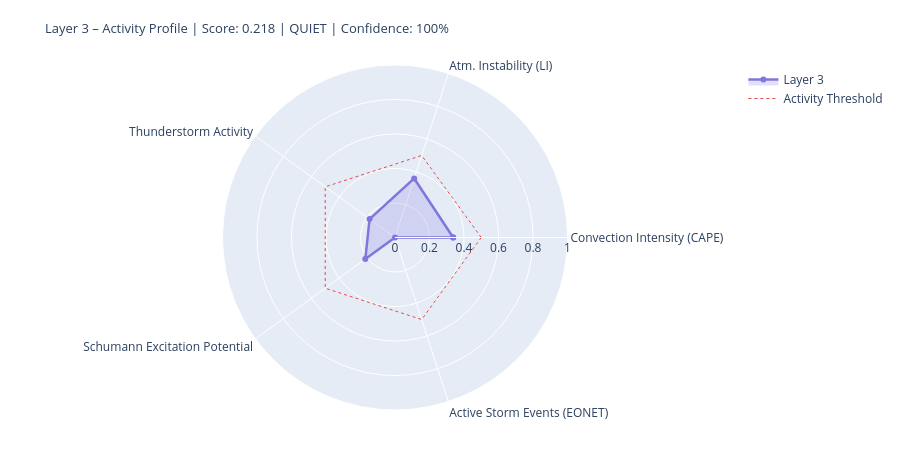

Notebook code cell kept with this figure:
### Markdown cell above
---
## 4. State Assessment & Handoff to Layer 4/5

### Code cell
# ============================================================
# LAYER-3-SCORE
# Five dynamic components
# ============================================================

def norm(v, lo, hi):
    if v is None or (isinstance(v, float) and math.isnan(v)): return None
    return round(max(0.0, min(1.0, (v - lo) / (hi - lo))), 4)

# --- 1) Convection intensity (global CAPE mean) ---
cape_mean = df_atm['cape'].dropna().mean() if not df_atm.empty else None
conv_score = norm(cape_mean, 0, 3000)
conv_src   = 'primary' if cape_mean is not None else 'missing'

# --- 2) Atmospheric instability (LI mean) ---
li_mean   = df_atm['li'].dropna().mean() if not df_atm.empty else None
# Negative LI = unstable → higher score
instab_score = norm(-li_mean if li_mean is not None else None, -6, 6)
instab_src   = 'primary' if li_mean is not None else 'missing'

# --- 3) Thunderstorm activity (mean thunder score + WMO count) ---
thunder_mean = df_atm['thunder_score'].mean() if not df_atm.empty else None
n_thunder    = int(df_atm['thunderstorm'].sum()) if not df_atm.empty else 0
thunder_score_val = norm(
    (thunder_mean or 0) * 0.7 + n_thunder * 0.1, 0, 1.0
) if thunder_mean is not None else None
thunder_src = 'primary'

# --- 4) Schumann excitation potential (weighted Schumann contribution) ---
schumann_pot = df_atm['schumann_contribution'].mean() if not df_atm.empty else None
# Boosted by Layer-2 thunderstorm trigger
if schumann_pot is not None and l2_thunder:
    schumann_pot = min(1.0, schumann_pot * 1.2)
schumann_score = norm(schumann_pot, 0, 1.0) if schumann_pot is not None else None
schumann_src   = 'derived'

# --- 5) Storm activity (NASA EONET) ---
# Distinction: None = data not loaded, 0.0 = loaded but no events
storm_score = None
storm_src   = 'missing'
if raw.get('storms') is not None:          # API reached successfully
    storm_score = norm(len(storm_events), 0, 30) if storm_events else 0.0
    storm_src   = 'primary'

# X-Ray and Kp: context only, not in dynamic score
# (X-Ray = Layer-0/4 driver; Kp = geomagnetic index, not a lightning proxy)
xray_context = None
if raw.get('xray'):
    df_xc = pd.DataFrame(raw['xray'])
    fc = next((c for c in df_xc.columns
               if any(k in c.lower() for k in ['flux','long']) and 'time' not in c.lower()),
              df_xc.columns[1])
    df_xc[fc] = pd.to_numeric(df_xc[fc], errors='coerce')
    xray_last = df_xc[fc].dropna().iloc[-1] if not df_xc[fc].dropna().empty else None
    if xray_last:
        xray_class = ('X' if xray_last>=1e-4 else 'M' if xray_last>=1e-5
                      else 'C' if xray_last>=1e-6 else 'B')
        xray_context = {'flux': float(xray_last), 'class': xray_class}
        print(f'X-Ray context: {xray_class}-class ({xray_last:.2e} W/m²)')

# --- Aggregate ---
COMPONENTS = {
    'Convection Intensity (CAPE)':  {'score': conv_score,       'source': conv_src,    'dynamic': True},
    'Atm. Instability (LI)':         {'score': instab_score,     'source': instab_src,  'dynamic': True},
    'Thunderstorm Activity':              {'score': thunder_score_val, 'source': thunder_src, 'dynamic': True},
    'Schumann Excitation Potential':   {'score': schumann_score,   'source': schumann_src,'dynamic': True},
    'Active Storm Events (EONET)': {'score': storm_score,      'source': storm_src,   'dynamic': True},
}

available   = {k: v['score'] for k, v in COMPONENTS.items() if v['score'] is not None}
unavailable = [k for k, v in COMPONENTS.items() if v['score'] is None]
layer3_score = round(sum(available.values()) / len(available), 4) if available else None
confidence   = round(len(available) / len(COMPONENTS), 2)
level = ('unknown' if layer3_score is None
         else 'quiet'   if layer3_score < 0.3
         else 'moderate' if layer3_score < 0.6
         else 'active')
dominant_l3 = max(available, key=available.get) if available else 'none'

# --- Ausgabe ---
W = 68
print('=' * W)
print('LAYER 3 – ATMOSPHERE / WEATHER / THUNDERSTORMS – STATE ASSESSMENT')
print('=' * W)
for name, comp in COMPONENTS.items():
    s = comp['score']
    if s is not None:
        bar = '█' * int(s * 20) + '░' * (20 - int(s * 20))
        print(f'  {name:<36} {bar}  {s:.3f}  [{comp["source"]}]')
    else:
        print(f'  {name:<36} {"─" * 20}  n/a   [missing]')
print('-' * W)
print(f'  Score:        {layer3_score:.3f}  ({len(available)}/{len(COMPONENTS)} components)')
print(f'  Confidence:   {confidence:.0%}')
print(f'  Level:        {level.upper()}')
print(f'  Dominant:     {dominant_l3}')
print(f'  CAPE mean:    {cape_mean:.0f} J/kg' if cape_mean else '  CAPE mean:    n/a')
print(f'  LI mean:      {li_mean:.1f} K' if li_mean is not None else '  LI mean:      n/a')
print(f'  Thunderstorms:{n_thunder} points (WMO)  +  {len(storm_events)} NASA EONET')
print('=' * W)

# Radar
cats   = list(available.keys())
vals_r = list(available.values())
if len(cats) >= 3:
    fig = go.Figure()
    fig.add_trace(go.Scatterpolar(
        r=vals_r + [vals_r[0]], theta=cats + [cats[0]],
        fill='toself', fillcolor='rgba(127,119,221,0.22)',
        line=dict(color='#7F77DD', width=2.5), name='Layer 3'
    ))
    fig.add_trace(go.Scatterpolar(
        r=[0.5] * (len(cats)+1), theta=cats + [cats[0]],
        line=dict(color='#E24B4A', dash='dot', width=1),
        mode='lines', name='Activity Threshold'
    ))
    fig.update_layout(
        title=dict(
            text=f'Layer 3 – Activity Profile | Score: {layer3_score:.3f} | {level.upper()} | Confidence: {confidence:.0%}',
            font=dict(size=13)
        ),
        polar=dict(radialaxis=dict(visible=True, range=[0, 1])),
        height=450, showlegend=True,
        margin=dict(l=60, r=60, t=65, b=40)
    )
    fig.show()

### Figure 1 — Plotly figure (JSON) as saved in the notebook; plotly's stock layout.template omitted (floating-point values rounded to 4 significant figures)
{"data": [{"fill": "toself", "fillcolor": "rgba(127,119,221,0.22)", "line": {"color": "#7F77DD", "width": 2.5}, "name": "Layer 3", "r": [0.3373, 0.36, 0.1821, 0.2128, 0.0, 0.3373], "theta": ["Convection Intensity (CAPE)", "Atm. Instability (LI)", "Thunderstorm Activity", "Schumann Excitation Potential", "Active Storm Events (EONET)", "Convection Intensity (CAPE)"], "type": "scatterpolar"}, {"line": {"color": "#E24B4A", "dash": "dot", "width": 1}, "mode": "lines", "name": "Activity Threshold", "r": [0.5, 0.5, 0.5, 0.5, 0.5, 0.5], "theta": ["Convection Intensity (CAPE)", "Atm. Instability (LI)", "Thunderstorm Activity", "Schumann Excitation Potential", "Active Storm Events (EONET)", "Convection Intensity (CAPE)"], "type": "scatterpolar"}], "layout": {"height": 450, "margin": {"b": 40, "l": 60, "r": 60, "t": 65}, "polar": {"radialaxis": {"range": [0, 1], "visible": true}}, "showlegend": true, "title": {"font": {"size": 13}, "text": "Layer 3 – Activity Profile | Score: 0.218 | QUIET | Confidence: 100%"}}}
